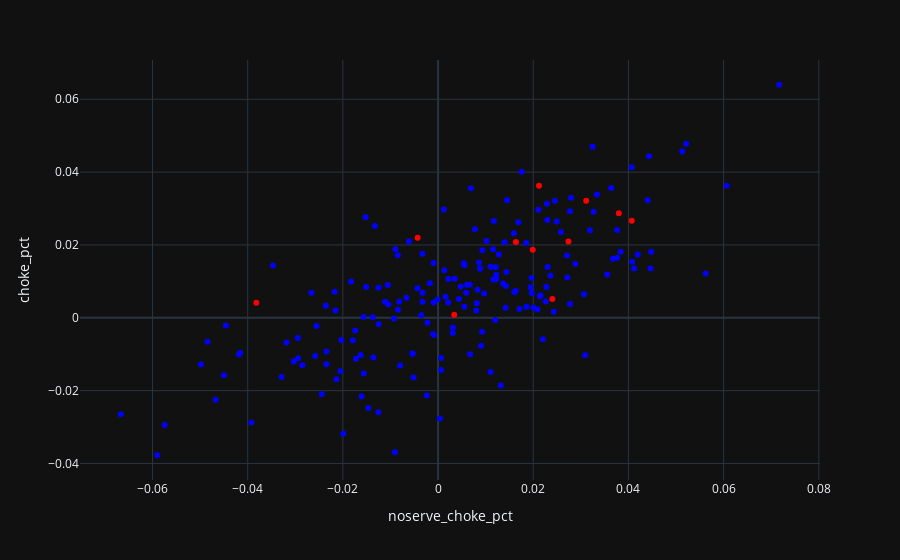

Notebook cell for this chart:
### Code cell
fig = px.scatter(data_frame=df, x="noserve_choke_pct", y="choke_pct", hover_name='name')
inds = [62, 77, 85, 149, 154, 156, 158, 168, 171, 177, 185]
fig.data[0].update(selectedpoints=inds,
                   selected=dict(marker=dict(color='red')),
                   unselected=dict(marker=dict(color='blue')))
fig.show()

### Figure 1 — Plotly figure (JSON) as saved in the notebook; plotly's stock layout.template omitted (floating-point values rounded to 4 significant figures; data arrays with more than 128 entries replaced by an {"elided": "..."} marker saying what was removed)
{"data": [{"hovertemplate": "<b>%{hovertext}</b><br><br>noserve_choke_pct=%{x}<br>choke_pct=%{y}<extra></extra>", "hovertext": {"elided": "194 str values"}, "legendgroup": "", "marker": {"color": "#636efa", "symbol": "circle"}, "mode": "markers", "name": "", "orientation": "v", "selected": {"marker": {"color": "red"}}, "selectedpoints": [62, 77, 85, 149, 154, 156, 158, 168, 171, 177, 185], "showlegend": false, "type": "scatter", "unselected": {"marker": {"color": "blue"}}, "x": {"elided": "194 float values"}, "xaxis": "x", "y": {"elided": "194 float values"}, "yaxis": "y"}], "layout": {"legend": {"tracegroupgap": 0}, "margin": {"t": 60}, "xaxis": {"anchor": "y", "domain": [0.0, 1.0], "title": {"text": "noserve_choke_pct"}}, "yaxis": {"anchor": "x", "domain": [0.0, 1.0], "title": {"text": "choke_pct"}}}}
